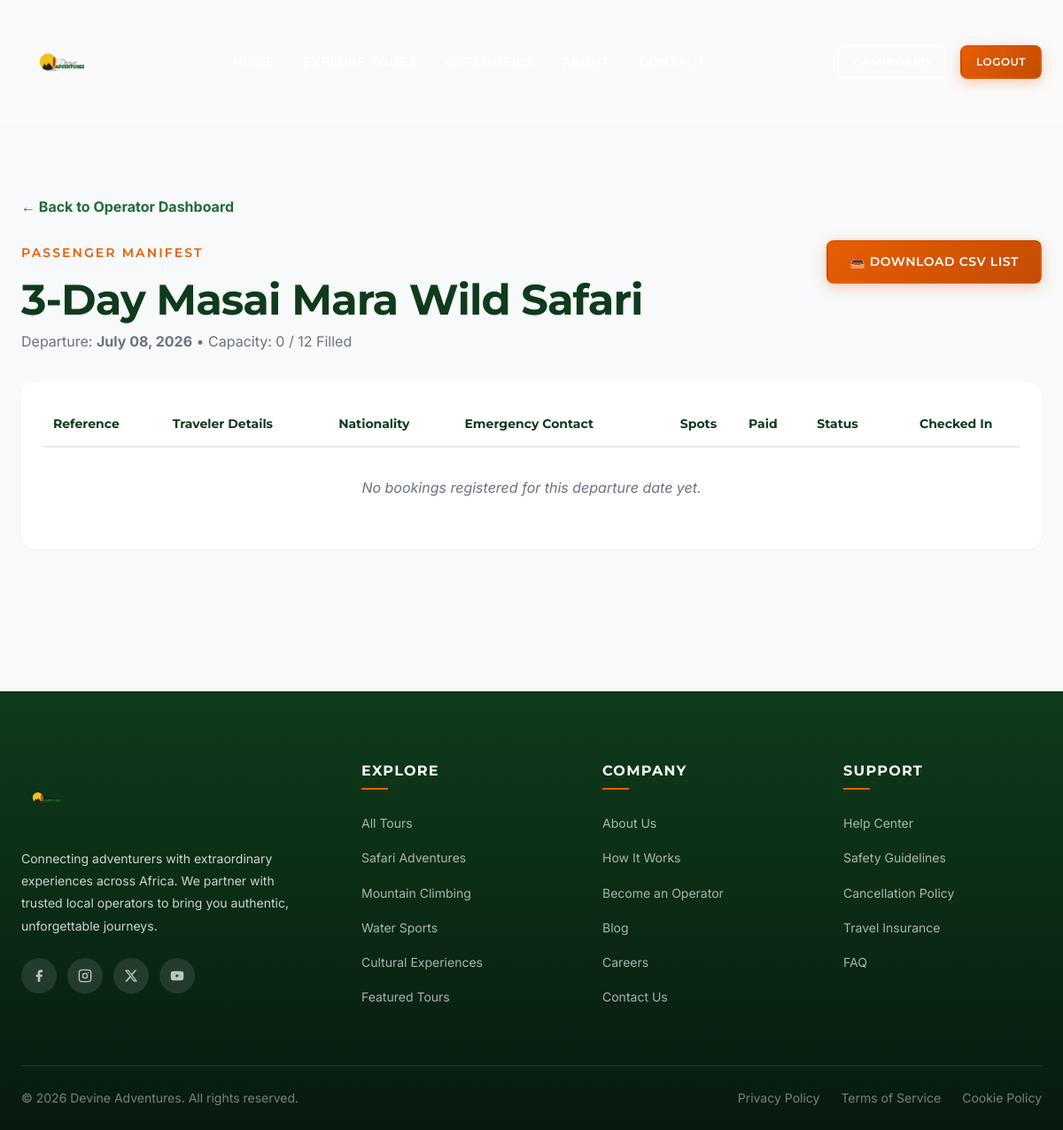
The page /operator/dates/1/bookings (signed in) on the database its author committed.
### app/models/tour.py (models this page shows, shortened)
class Tour(db.Model):
    __tablename__ = 'tours'
    id = db.Column(db.Integer, primary_key=True)
    operator_id = db.Column(
        db.Integer, db.ForeignKey('tour_operators.id', ondelete='CASCADE'),
        nullable=False, index=True
    )
    title = db.Column(db.String(200), nullable=False)
    slug = db.Column(db.String(250), unique=True, nullable=False, index=True)
    description = db.Column(db.Text, nullable=False)
    short_description = db.Column(db.String(500))
    duration_days = db.Column(db.Integer, nullable=False)
    difficulty = db.Column(
        db.Enum('easy', 'moderate', 'hard', 'extreme', name='difficulty_level'),
        nullable=False
    )
    max_group_size = db.Column(db.Integer, nullable=False)
    price_kes = db.Column(db.Numeric(10, 2), nullable=False)
    price_usd = db.Column(db.Numeric(10, 2), nullable=False)
    location = db.Column(db.String(200), nullable=False)
    meeting_point = db.Column(db.String(300))
    category = db.Column(
        db.Enum(
            'hiking', 'safari', 'mountain_climbing', 'water_sports',
            'cultural', 'camping', 'cycling', 'wildlife', 'photography',
            name='tour_category'
        ),
        nullable=False
    )
    included_items = db.Column(db.Text)  # Newline-separated list
    excluded_items = db.Column(db.Text)  # Newline-separated list
    cover_image_url = db.Column(db.String(500))
    is_featured = db.Column(db.Boolean, default=False)
    is_active = db.Column(db.Boolean, default=True, nullable=False)
    deposit_percent = db.Column(db.Integer, default=100, nullable=False)
    created_at = db.Column(
        db.DateTime, default=lambda: datetime.now(timezone.utc), nullable=False
    )
    updated_at = db.Column(
        db.DateTime,
        default=lambda: datetime.now(timezone.utc),
        onupdate=lambda: datetime.now(timezone.utc)
    )
    operator = db.relationship('TourOperator', back_populates='tours')
    dates = db.relationship(
        'TourDate', back_populates='tour', lazy='dynamic',
        cascade='all, delete-orphan', order_by='TourDate.start_date'
    )
    images = db.relationship(
        'TourImage', back_populates='tour', lazy='dynamic',
        cascade='all, delete-orphan', order_by='TourImage.sort_order'
    )
    itinerary_days = db.relationship(
        'Itinerary', back_populates='tour', lazy='dynamic',
        cascade='all, delete-orphan', order_by='Itinerary.day_number'
    )
    bookings = db.relationship(
        'Booking', back_populates='tour', lazy='dynamic', cascade='all, delete-orphan'
    )
    reviews = db.relationship(
        'Review', back_populates='tour', lazy='dynamic', cascade='all, delete-orphan'
    )

class TourDate(db.Model):
    __tablename__ = 'tour_dates'
    id = db.Column(db.Integer, primary_key=True)
    tour_id = db.Column(
        db.Integer, db.ForeignKey('tours.id', ondelete='CASCADE'),
        nullable=False, index=True
    )
    start_date = db.Column(db.Date, nullable=False)
    end_date = db.Column(db.Date, nullable=False)
    max_capacity = db.Column(db.Integer, default=20, nullable=False)
    current_bookings = db.Column(db.Integer, default=0, nullable=False)
    price_override_kes = db.Column(db.Numeric(10, 2))  # Seasonal pricing
    price_override_usd = db.Column(db.Numeric(10, 2))
    is_active = db.Column(db.Boolean, default=True, nullable=False)
    tour = db.relationship('Tour', back_populates='dates')
    bookings = db.relationship(
        'Booking', back_populates='tour_date', lazy='dynamic'
    )
    waitlist_entries = db.relationship(
        'Waitlist', back_populates='tour_date', lazy='dynamic',
        cascade='all, delete-orphan'
    )

### app/routes/operator.py (the view)
@operator_bp.route('/operator/dates/<int:date_id>/bookings')
@login_required
def manifest(date_id):
    profile = get_operator_profile_or_403()
    tour_date = TourDate.query.get_or_404(date_id)
    if current_user.role != 'admin' and tour_date.tour.operator_id != profile.id:
        abort(403)
    bookings = tour_date.bookings.order_by(Booking.created_at.desc()).all()
    return render_template('operator/manifest.html', tour_date=tour_date, bookings=bookings)

### app/routes/operator.py (called while the page is built)
def get_operator_profile_or_403():
    if not current_user.is_authenticated:
        abort(401)
    if current_user.role == 'admin':
        profile = TourOperator.query.first()
        if not profile:
            abort(404, description="No tour operator accounts found in the database.")
        return profile
    if current_user.role != 'operator':
        abort(403, description="Access restricted to Tour Operators only.")
    profile = current_user.operator_profile
    if not profile:
        abort(403, description="Your Tour Operator profile is not configured.")
    return profile

### app/templates/operator/manifest.html (shortened to what this page needs)
{% extends 'base.html' %}
{% block content %}
<section class="section" style="margin-top: var(--navbar-height); min-height: 80vh; background-color: var(--color-gray-50);">
  <div class="container">
    <div style="margin-bottom: var(--space-6);">
      <a href="{{ url_for('operator.dashboard') }}" style="color: var(--color-forest); font-weight: bold; text-decoration: none;">
        &larr; Back to Operator Dashboard
      </a>
    </div>
    <div style="display: flex; justify-content: space-between; align-items: flex-start; margin-bottom: var(--space-8); flex-wrap: wrap; gap: var(--space-4);">
      <div>
        <span class="section-subtitle">Passenger Manifest</span>
        <h2>{{ tour_date.tour.title }}</h2>
        <p style="color: var(--color-text-muted); margin-top: 4px;">
          Departure: <strong>{{ tour_date.start_date.strftime('%B %d, %Y') }}</strong> &bull;
          Capacity: {{ tour_date.current_bookings }} / {{ tour_date.max_capacity }} Filled
        </p>
      </div>
      <div>
        <a href="{{ url_for('operator.download_csv', date_id=tour_date.id) }}" class="btn btn--primary" style="background-color: var(--color-burnt-orange); border-color: transparent;">
          📥 Download CSV List
        </a>
      </div>
    </div>
    <div class="card" style="padding: var(--space-6); overflow-x: auto; box-shadow: var(--shadow-sm);">
      <table style="width: 100%; border-collapse: collapse; min-width: 900px; text-align: left;">
        <thead>
          <tr style="border-bottom: 2px solid var(--color-gray-200); font-family: var(--font-heading); color: var(--color-forest-dark); font-size: var(--text-sm);">
            <th style="padding: var(--space-3); font-weight: bold;">Reference</th>
            <th style="padding: var(--space-3); font-weight: bold;">Traveler Details</th>
            <th style="padding: var(--space-3); font-weight: bold;">Nationality</th>
            <th style="padding: var(--space-3); font-weight: bold;">Emergency Contact</th>
            <th style="padding: var(--space-3); font-weight: bold; text-align: center;">Spots</th>
            <th style="padding: var(--space-3); font-weight: bold;">Paid</th>
            <th style="padding: var(--space-3); font-weight: bold;">Status</th>
            <th style="padding: var(--space-3); font-weight: bold; text-align: center;">Checked In</th>
          </tr>
        </thead>
        <tbody>
          {% for b in bookings %}
            <tr style="border-bottom: 1px solid var(--color-gray-100); font-size: var(--text-sm); {% if b.status == 'cancelled' %}opacity: 0.5; background-color: var(--color-gray-50);{% endif %}">
              <td style="padding: var(--space-3); font-weight: bold; font-family: var(--font-heading);">
                {{ b.booking_reference }}
              </td>
              <td style="padding: var(--space-3);">
                <strong style="color: var(--color-text); font-size: var(--text-base);">{{ b.traveler_name }}</strong>
                <div style="font-size: var(--text-xs); color: var(--color-text-muted); margin-top: 2px;">
                  📧 {{ b.traveler_email }}<br>📞 {{ b.traveler_phone }}
                </div>
              </td>
              <td style="padding: var(--space-3);">
                {{ b.traveler_nationality }}
              </td>
              <td style="padding: var(--space-3); font-size: var(--text-xs);">
                <strong>{{ b.emergency_contact_name }}</strong><br>
                📞 {{ b.emergency_contact_phone }}
              </td>
              <td style="padding: var(--space-3); text-align: center; font-weight: 600;">
                {{ b.num_guests }}
              </td>
              <td style="padding: var(--space-3); font-weight: 600; color: var(--color-forest);">
                KES {{ b.total_price_kes|round|int|format }}<br>
                <span style="font-size: var(--text-xs); color: var(--color-text-muted);">USD {{ b.total_price_usd|round|int|format }}</span>
              </td>
              <td style="padding: var(--space-3);">
                <span class="badge {{ b.status_color }}">{{ b.status }}</span>
              </td>
              <td style="padding: var(--space-3); text-align: center;">
                {% if b.status == 'confirmed' %}
                  <form action="{{ url_for('operator.check_in', booking_id=b.id) }}" method="POST">
                    <input type="hidden" name="csrf_token" value="{{ csrf_token() }}">
                    <button type="submit" class="btn btn--sm"
                            style="border-radius: var(--radius-md); font-weight: bold; font-size: var(--text-xs); min-width: 110px;
                                   {% if b.is_checked_in %}
                                     background-color: var(--color-success); border-color: transparent; color: white;
                                   {% else %}
                                     border: 2px solid var(--color-gray-400); color: var(--color-gray-600); background-color: transparent;
                                   {% endif %}">
                      {{ '✓ Checked In' if b.is_checked_in else 'Mark Present' }}
                    </button>
                  </form>
                  {% if b.is_checked_in and b.checked_in_at %}
                    <span style="font-size: 10px; color: var(--color-text-muted); display: block; margin-top: 4px;">
                      {{ b.checked_in_at.strftime('%H:%M %p') }}
                    </span>
                  {% endif %}
                {% else %}
                  <span style="color: var(--color-text-muted); font-size: var(--text-xs); font-style: italic;">N/A</span>
                {% endif %}
              </td>
            </tr>
          {% else %}
            <tr>
              <td colspan="8" style="text-align: center; padding: var(--space-8); color: var(--color-text-muted); font-style: italic;">
                No bookings registered for this departure date yet.
              </td>
            </tr>
          {% endfor %}
        </tbody>
      </table>
    </div>
  </div>
</section>
{% endblock %}

### rows shown on the page
Tour: tour "3-Day Masai Mara Wild Safari"
TourDate: start_date "July 08, 2026", current_bookings "0", max_capacity "12"

### other values the page prints
{{ site_name }} "Devine Adventures"
